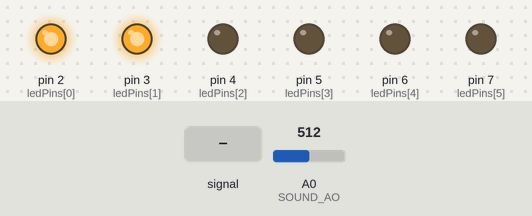
Simulated run of this sketch. Board: Arduino Uno, built with avr-gcc and run on an emulated ATmega328P. Shown: output pins drawn as LEDs (lit = HIGH). Dashed ring = blinking. The inputs (shaded band) are chosen by the test bench; at power-on: A0 (SOUND_AO) = 512. What the sketch prints to the serial monitor is not drawn.

Above: at 1.2 s.
1.3 s: A0 (SOUND_AO) fed a 200 Hz sine of ±460 counts around its level
At 1.56 s:
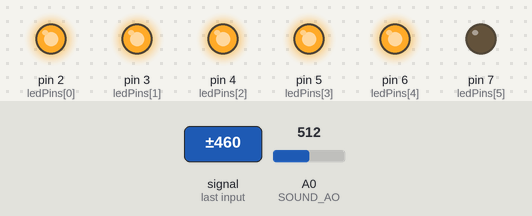
4.3 s: A0 (SOUND_AO) set to 306
At 6.3 s:
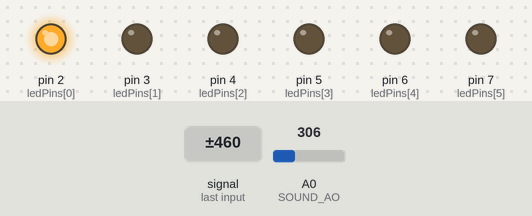
7.3 s: A0 (SOUND_AO) set to 222
10.3 s: A0 (SOUND_AO) set to 199
At 11.1 s:
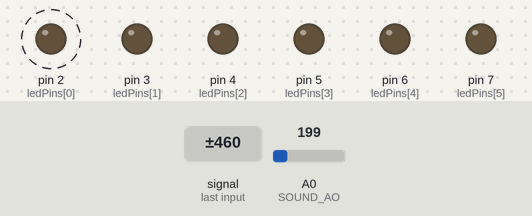
13.3 s: A0 (SOUND_AO) set to 1010
At 14.7 s:
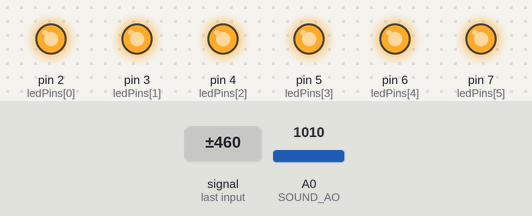
Timing chart, 0 to 15.8 s (numbered marks = the images above; inputs shaded):
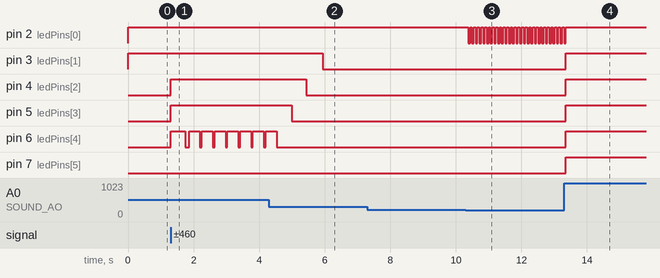

The sketch:

vu_meter.ino
```cpp
// ============================================================
// VU מטר קולי - 6 נורות (2 ירוק, 2 צהוב, 2 אדום)
// אורט בראודה - הנדסת חשמל
// ============================================================
// מתחת ל-QUIET_LEVEL (עם שוליים מעל רעש הרקע הטבעי) - הכל כבוי.
// מעל זה - עולה בהדרגה (קפיצה מיידית למעלה, דעיכה איטית למטה),
// בדיוק כמו מד עוצמה אמיתי.
// ============================================================

#define SOUND_AO A0

// 6 הנורות בסדר עולה: ירוק, ירוק, צהוב, צהוב, אדום, אדום
int ledPins[6] = {2, 3, 4, 5, 6, 7};

// טווח כיול - לפי הטווח האמיתי המלא שגילינו: שקט~18, עד נשיפה חזקה 300-400+
// (הרכיב הזול הזה רגיש הרבה יותר ללחץ אוויר ישיר מאשר לקול רגיל ממרחק - מאפיין
// אמיתי שלו, לא תקלה - ראה תיעוד בפרויקט)
const int QUIET_LEVEL = 25;   // מתחת לזה - הכל כבוי (שוליים מעל 18 שראינו בשקט)
const int LOUD_LEVEL  = 1000; // כמעט קצה הסקאלה - כדי שגם נשיפה חלשה תזיז קצת,
                               // וצריך נשיפה ממש חזקה כדי להדליק את כל 6 הנורות

const float DECAY_RATE = 20.0; // מותאם לטווח הגדול - דעיכה מלאה תוך כשנייה

float displayLevel = QUIET_LEVEL; // רמה מוחלקת, מתעדכנת בהדרגה

void setup() {
  for (int i = 0; i < 6; i++) {
    pinMode(ledPins[i], OUTPUT);
    digitalWrite(ledPins[i], LOW);
  }
  Serial.begin(9600);
}

void loop() {
  int raw = analogRead(SOUND_AO);

  if (raw > displayLevel) {
    displayLevel = raw;          // קפיצה מיידית למעלה כשיש קול חזק
  } else {
    displayLevel -= DECAY_RATE;  // דעיכה איטית כשהקול נחלש
  }
  if (displayLevel < QUIET_LEVEL) displayLevel = QUIET_LEVEL; // לא לרדת מתחת לאזור השקט
  if (displayLevel > LOUD_LEVEL) displayLevel = LOUD_LEVEL;   // לא לעלות מעבר למה שצריך ל-6 נורות
  // בלי השורה האחרונה הזו, צעקה חזקה מאוד (למשל 900) הייתה "נתקעת" גבוה
  // ולוקחת עשרות שניות לרדת בחזרה, למרות שכל 6 הנורות כבר דלוקות מזמן.

  int numLedsOn = 0;
  if (displayLevel > QUIET_LEVEL) {
    numLedsOn = map((int)displayLevel, QUIET_LEVEL, LOUD_LEVEL, 0, 6);
    numLedsOn = constrain(numLedsOn, 0, 6);
  }

  for (int i = 0; i < 6; i++) {
    digitalWrite(ledPins[i], (i < numLedsOn) ? HIGH : LOW);
  }

  Serial.print("גולמי: ");
  Serial.print(raw);
  Serial.print("   מוחלק: ");
  Serial.print(displayLevel);
  Serial.print("   נורות: ");
  Serial.println(numLedsOn);

  delay(20);
}
```

Measured:
- the behaviour switches between 208 and 207 on A0 (SOUND_AO) (found by bisection; images 2 and 3)
- after the input at 1.3 s, pin 4 (ledPins[2]), pin 5 (ledPins[3]): LOW → HIGH at once; pin 6 (ledPins[4]): goes HIGH 0.45 s, LOW 0.11 s, 6 × (HIGH 0.33 s, LOW 0.06 s), then HIGH, starting at once
- after the input at 4.3 s, pin 3 (ledPins[1]): HIGH → LOW after 1.6 s; pin 4 (ledPins[2]): HIGH → LOW after 1.1 s; pin 5 (ledPins[3]): HIGH → LOW after 0.69 s; pin 6 (ledPins[4]): goes on until 4.5 s, then stays LOW
- after the input at 7.3 s, every drawn part: stays the same
- after the input at 10.3 s, pin 2 (ledPins[0]): alternates HIGH for 0.06 s and LOW for 0.06 s, starting after 0.08 s
- after the input at 13.3 s, pin 2 (ledPins[0]): goes on until 13.4 s, then stays HIGH; pin 3 (ledPins[1]), pin 4 (ledPins[2]), pin 5 (ledPins[3]), pin 6 (ledPins[4]), pin 7 (ledPins[5]): LOW → HIGH after 0.06 s
